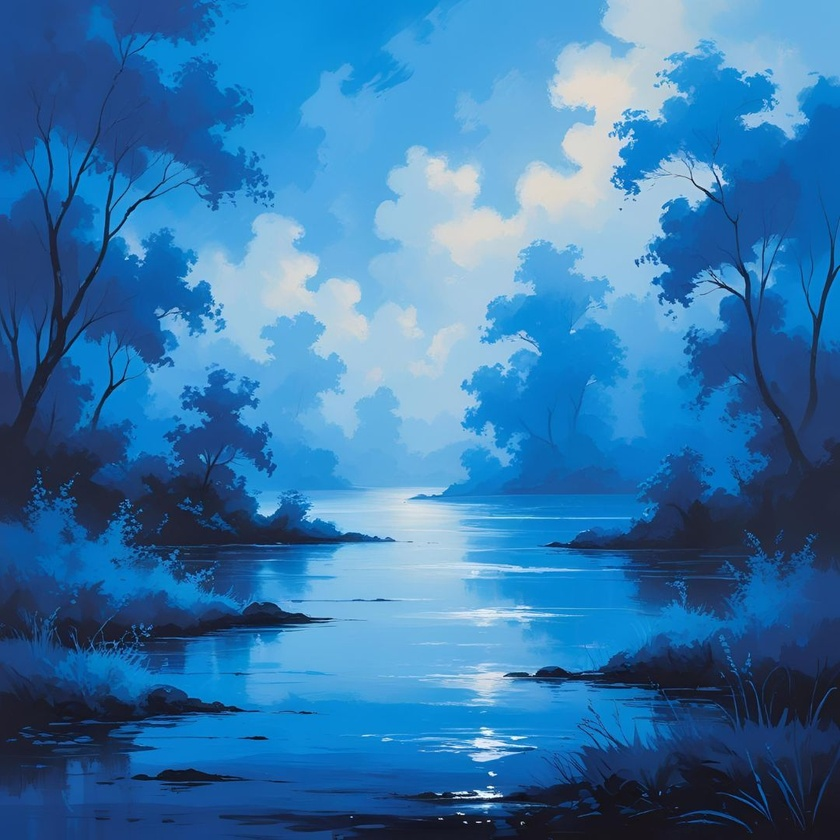
#> input picture L10/example_1.jpg, 840 x 840 px, shrunk from 1080 x 1080 before the run, found by its file name
$ python L10_Homework.py   (older library calls are emulated)
#> lines starting #> are read from the running program, lines starting #| are printed output that depends on the picture
import cv2
import numpy as np
import matplotlib.pyplot as plt

def display_image(title,image):
    plt.figure(figsize=(8, 8))

    if len(image.shape) == 2:
        plt.imshow(image, cmap='gray')
    else:
        plt.imshow(cv2.cvtColor(image, cv2.COLOR_BGR2RGB))

    plt.title(title)
    plt.axis('off')
    plt.show()

def interactive_edge_detection(image_path):
#> called with image_path = 'L10/example_1.jpg'
    image = cv2.imread(image_path)
#> image is the input picture: shape (840, 840, 3); mean B, G, R 171.6, 119.2, 54.7

    if image is None:
        print("Error: image not found")
        return

    #Convert to grayscale
    gray_image = cv2.cvtColor(image, cv2.COLOR_BGR2GRAY)
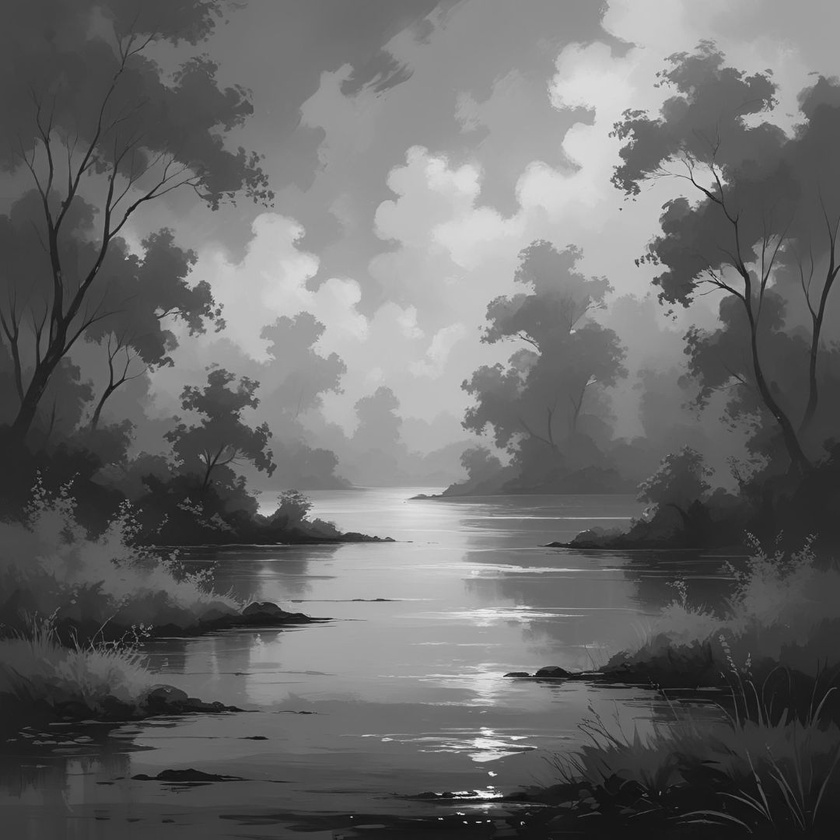
#> gray_image: shape (840, 840); min 6, max 251, mean 105.9
    display_image("Original Grayscale Image", gray_image)

    print("Select an option")
    print("1. Sobel Edge Detection")
    print("2. Canny Edge Detection")
    print("3. Laplacian Edge Detection")
    print("4. Gaussian smoothing")
    print("5. Median filtering")
    print("6. exit")
    print()

    while True:
        choice = int(input("Enter your choice (1-6): "))
        if choice == 1:
            #Sobel Edge Detection
            sobelx = cv2.Sobel(gray_image, cv2.CV_64F, 1, 0, ksize=3)
            sobely = cv2.Sobel(gray_image, cv2.CV_64F, 0, 1, ksize=3)
            combined_sobel = cv2.bitwise_or(sobelx.astype(np.uint8), sobely.astype(np.uint8))

            display_image("Sobel Edge Detection", combined_sobel)

        elif choice == 2:
            #Canny Edge Detection
            print("Adjust thresholds for Canny (Default: 100 and 200)")

            lower_threshold = int(input("Enter lower threshold: "))
            upper_threshold = int(input("Enter upper threshold: "))

            edges = cv2.Canny(gray_image, lower_threshold, upper_threshold)

            display_image("Canny Edge Detection", edges)

        elif choice == 3:
            laplacian = cv2.Laplacian(gray_image, cv2.CV_64F)
            display_image("Laplacian Edge Detection", np.abs(laplacian).astype(np.uint8))

        elif choice == 4:
            #Gaussian smoothing
            print("Adjust kernel size for Gaussian smoothing (must be odd, Default: 5)")

            kernel_size = int(input("Enter kernel size (odd number): "))
            blurred = cv2.GaussianBlur(gray_image, (kernel_size, kernel_size), 0)

            display_image("Gaussian Smoothing", blurred)

        elif choice == 5:
            #Median filtering
            print("Adjust kernel size for Median filtering (must be odd, Default: 5)")

            kernel_size = int(input("Enter kernel size (odd number): "))
            median_filtered = cv2.medianBlur(image, kernel_size)

            display_image("Median Filtering", median_filtered)

        elif choice == 6:
            print("Exiting...")
            break

        else:
            print("Invalid choice. Please select a number between 1-6")
#> this loop made 7 passes; the answer given on pass 1: 1
#> pass 1, in interactive_edge_detection, `sobelx = cv2.Sobel(gray_image, cv2.CV_64F, 1, 0, ksize=3)`:
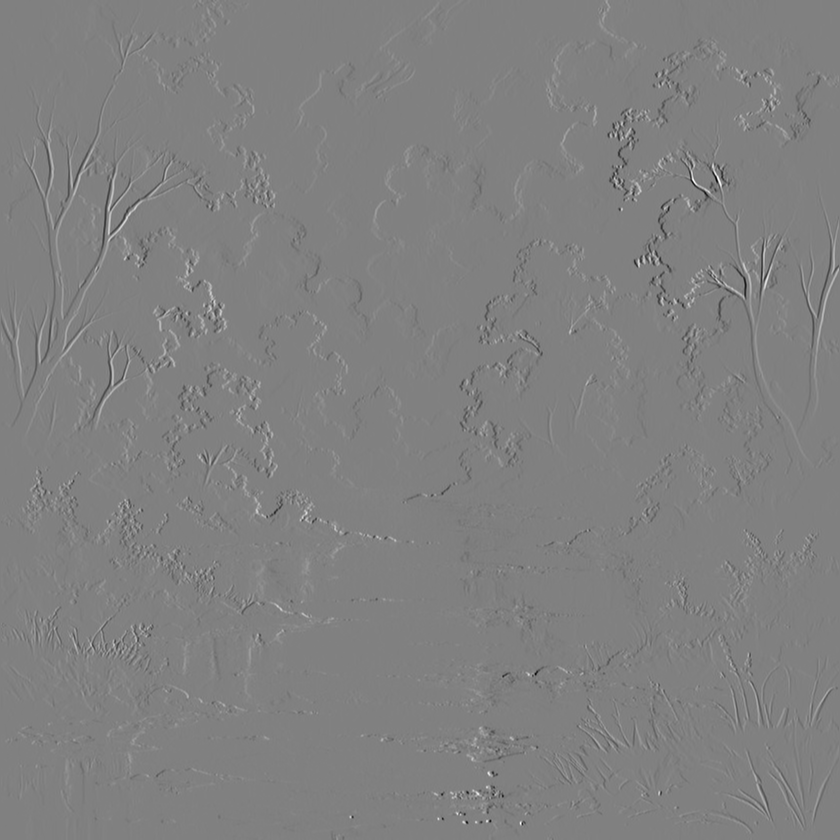
#> sobelx: shape (840, 840) float64; min -645, max 633, mean 0.1; drawn with min black and max white
#> pass 1, in interactive_edge_detection, `combined_sobel = cv2.bitwise_or(sobelx.astype(np.uint8), sobely.astype..`:
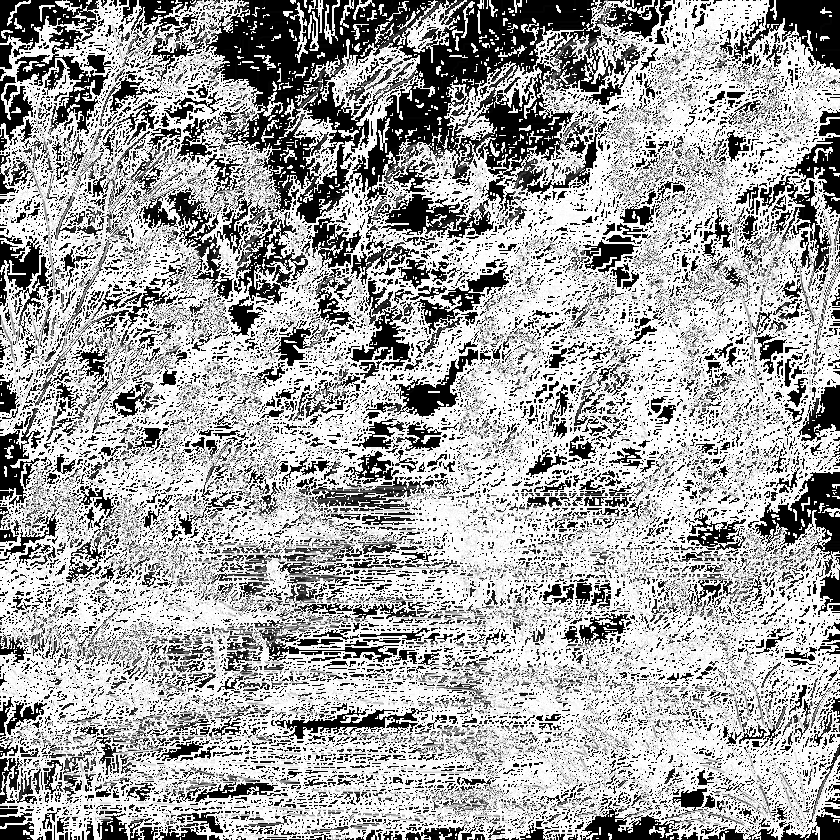
#> combined_sobel: shape (840, 840); min 0, max 255, mean 164.7

#> (the run stopped early here; a loop or call above may not have finished)

$ run again, with L10/example.jpg copied over L10/example_1.jpg
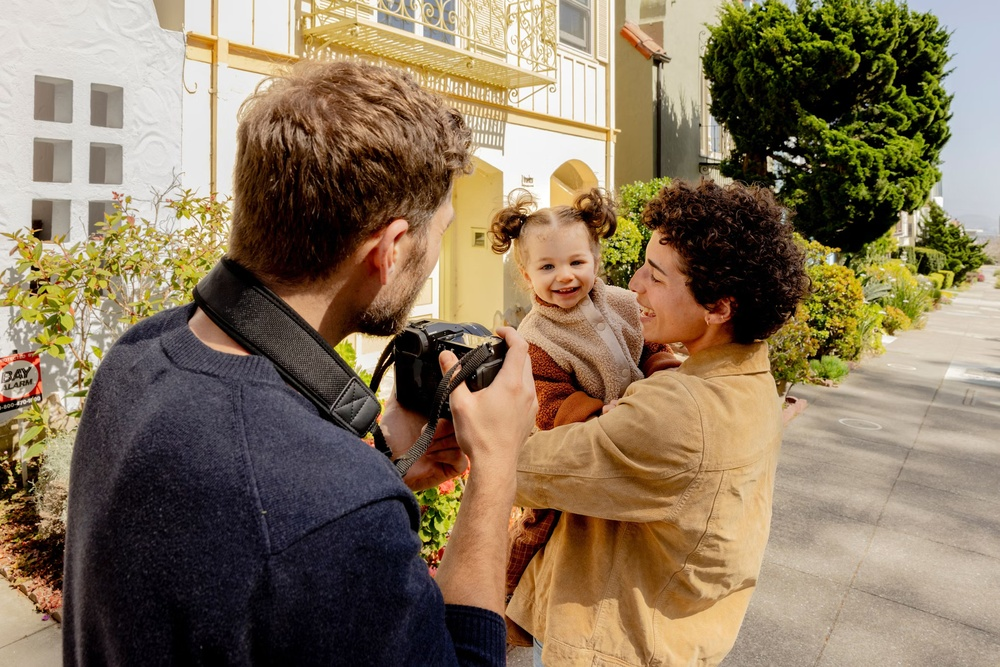
#> input picture L10/example.jpg, 1000 x 667 px, shrunk from 2070 x 1381 before the run, found by its file name
#> in interactive_edge_detection, image is the input picture: shape (667, 1000, 3); mean B, G, R 92.9, 117.6, 135.7
#> the loop in interactive_edge_detection, `while True:` made 7 passes; the answer given on pass 1: 1
#> pass 1, in interactive_edge_detection, `sobely = cv2.Sobel(gray_image, cv2.CV_64F, 0, 1, ksize=3)`:
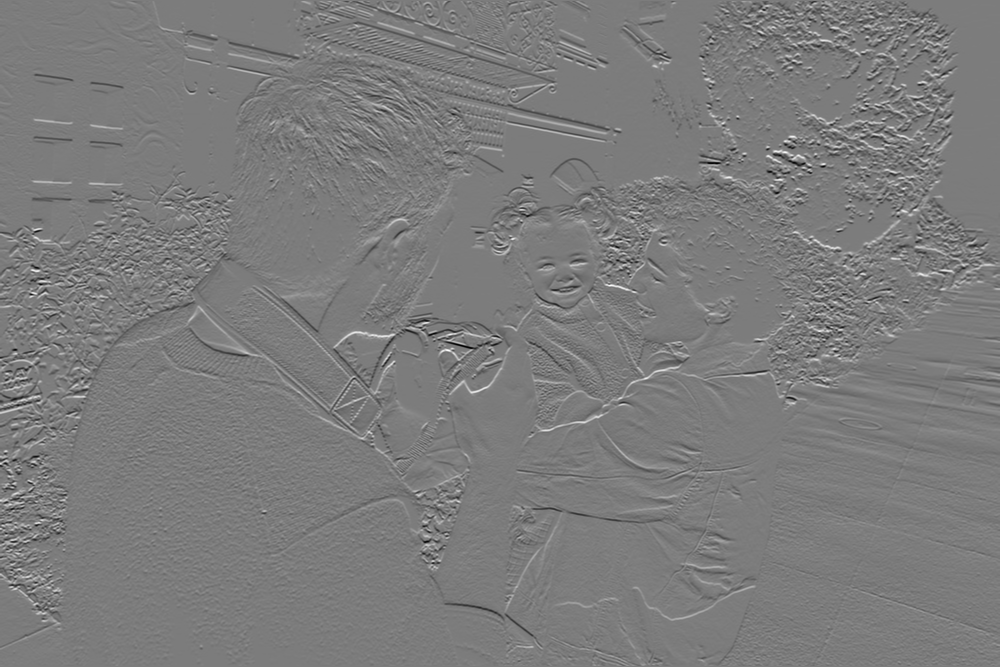
#> sobely: shape (667, 1000) float64; min -793, max 832, mean -1.2; drawn with min black and max white
#> pass 1, in interactive_edge_detection, `combined_sobel = cv2.bitwise_or(sobelx.astype(np.uint8), sobely.astype..`:
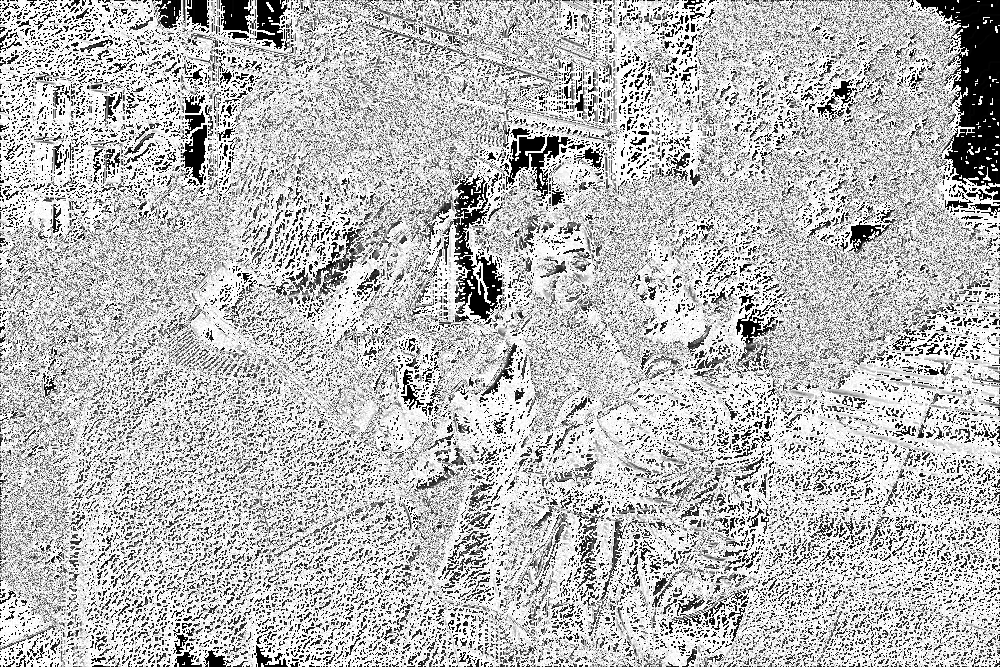
#> combined_sobel: shape (667, 1000); min 0, max 255, mean 186.3
